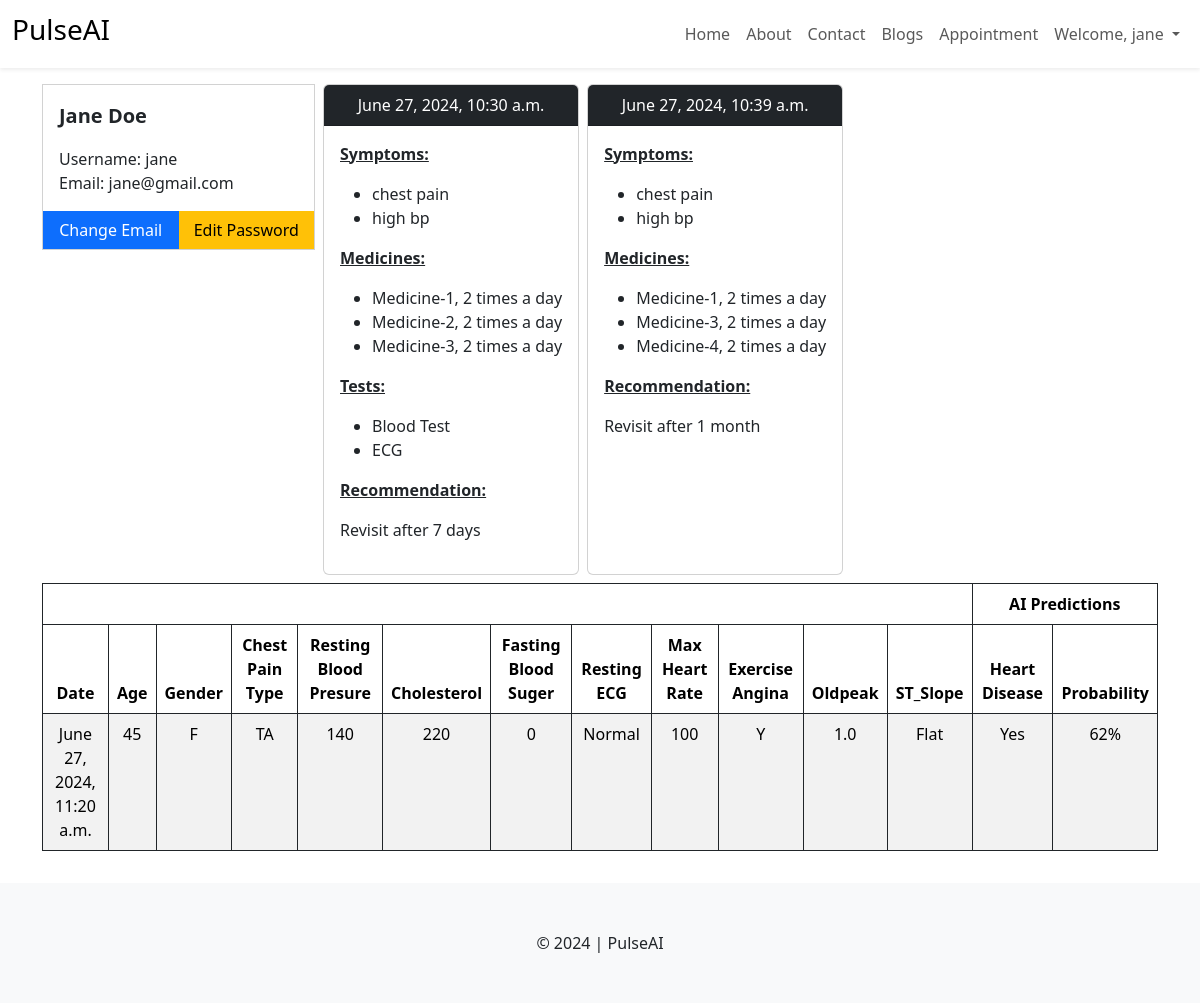
The page /patient/profile/ (signed in) on the database its author committed.
### patient/models.py (models this page shows, shortened)
class Visit(models.Model):
    patient = models.ForeignKey(Patient, on_delete=models.CASCADE)
    created_at = models.DateTimeField(auto_now_add=True)
    diagnosis = models.TextField()

class HeartVital(models.Model):
    user = models.ForeignKey(User, on_delete=models.CASCADE)
    created_at = models.DateTimeField(auto_now_add=True)
    Age = models.IntegerField()
    Sex = models.CharField(max_length=255, choices=GENDER_OPTIONS)
    ChestPainType = models.CharField(max_length=255, choices=CHEST_PAIN_OPTIONS, verbose_name='Chest Pain Type')
    RestingBP = models.IntegerField(verbose_name='Resting Blood Presure (60-220)')
    Cholesterol = models.IntegerField()
    FastingBS = models.CharField(max_length=255, choices=BLOOD_SUGER_OPTIONS, verbose_name='Fasting Blood Suger (60 - 900)')
    RestingECG = models.CharField(max_length=255, choices=RESTING_ECG_OPTIONS, verbose_name='Resting ECG Condition')
    MaxHR = models.IntegerField(verbose_name='Maximum Heart Rate (60 - 220)')
    ExerciseAngina = models.CharField(max_length=255, choices=EXERCISE_ANGINA_OPTIONS, verbose_name='Exercise Angina')
    Oldpeak = models.FloatField(verbose_name='Oldpeak(-2.5 - +2.5)')
    ST_Slope = models.CharField(max_length=255, choices=ST_SLOPE_OPTIONS)
    heart_disease = models.CharField(max_length=255, blank=True)
    prediction_probability = models.CharField(max_length=255, blank=True)

### patient/views.py (the view)
# urls.py: path("profile/", views.profile, name="profile"),
def profile(request):
    heart_vitals = HeartVital.objects.filter(user=request.user)
    visits = {}
    if Patient.objects.filter(patient=request.user).exists():
        patient = Patient.objects.get(patient=request.user)
        visits = Visit.objects.filter(patient=patient)
    context = {
        'heart_vitals': heart_vitals,
        'visits': visits
    }
    return render(request, 'patient/profile.html', context)

### templates/patient/profile.html
{% extends "layout.html" %}
{% block content %}
<div class="container my-3">
    <div class="row g-2">
        <div class="col-md-3">
            <div class="card rounded-0">
                <div class="card-body">
                    <p class="lead fw-bold">{{user.first_name}} {{user.last_name}}</p>
                    <p class="mb-0">Username: {{user.username}}</p>
                    <p class="mb-0">Email: {{user.email}}</p>
                </div>
                <div class="d-flex">
                    <a href="" class="btn btn-primary w-50 rounded-0">Change Email</a>
                    <a href="" class="btn btn-warning w-50 rounded-0">Edit Password</a>
                </div>
            </div>
        </div>
        <div class="col-md-9 d-flex flex-wrap gap-2">
            {% for visit in visits %}
            <div class="card">
                <div class="card-header bg-dark text-white text-center">
                    {{visit.created_at}}
                </div>
                <div class="card-body">
                    {{visit.diagnosis|safe}}
                </div>
            </div>
            {% endfor %}
        </div>
    </div>
    <div class="row my-2">
        <div class="col-md-12">
            <div class="table-responsive">
                <table class="table table-striped table-bordered border-dark text-center">
                    <thead>
                        <tr>
                            <th colspan="12"></th>
                            <th colspan="2">AI Predictions</th>
                        </tr>
                        <tr>
                            <th>Date</th>
                            <th>Age</th>
                            <th>Gender</th>
                            <th>Chest Pain Type</th>
                            <th>Resting Blood Presure</th>
                            <th>Cholesterol</th>
                            <th>Fasting Blood Suger</th>
                            <th>Resting ECG</th>
                            <th>Max Heart Rate</th>
                            <th>Exercise Angina</th>
                            <th>Oldpeak</th>
                            <th>ST_Slope</th>
                            <th>Heart Disease</th>
                            <th>Probability</th>
                        </tr>
                    </thead>
                    <tbody>
                        {% for hv in heart_vitals  %}
                        <tr>
                            <td>{{hv.created_at}}</td>
                            <td>{{hv.Age}}</td>
                            <td>{{hv.Sex}}</td>
                            <td>{{hv.ChestPainType}}</td>
                            <td>{{hv.RestingBP}}</td>
                            <td>{{hv.Cholesterol}}</td>
                            <td>{{hv.FastingBS}}</td>
                            <td>{{hv.RestingECG}}</td>
                            <td>{{hv.MaxHR}}</td>
                            <td>{{hv.ExerciseAngina}}</td>
                            <td>{{hv.Oldpeak}}</td>
                            <td>{{hv.ST_Slope}}</td>
                            <td>{{hv.heart_disease}}</td>
                            <td>{{hv.prediction_probability}}</td>
                        </tr>
                        {% endfor %}
                    </tbody>
                </table>
            </div>
        </div>
    </div>
</div>
{% endblock %}

### templates/layout.html (shortened to what this page needs)
{% load static %}
<!DOCTYPE html>
<html lang="en">
<head>
    <link rel="stylesheet" href="https://cdnjs.cloudflare.com/ajax/libs/font-awesome/6.5.2/css/all.min.css" />
    <link rel="stylesheet" href="{% static "css/bootstrap.min.css" %}">
    <link rel="stylesheet" href="{% static "css/style.css" %}">
</head>
<body>
    <nav class="navbar navbar-expand-lg mb-1 shadow-sm">
        <div class="container-fluid">
          <a class="navbar-brand" href="#">
            <h3>PulseAI</h3>
          </a>
          <div class="collapse navbar-collapse" id="navbarNav">
            <ul class="navbar-nav ms-auto">
              <li class="nav-item">
                <a class="nav-link" href="{% url "home" %}">Home</a>
              </li>
              <li class="nav-item">
                <a class="nav-link" href="{% url "about" %}">About</a>
              </li>
              <li class="nav-item">
                <a class="nav-link" href="{% url "contact" %}">Contact</a>
              </li>
              <li class="nav-item">
                <a class="nav-link" href="{% url "blogs" %}">Blogs</a>
              </li>
              {% if user.is_authenticated %}
              <li class="nav-item">
                <a class="nav-link" href="{% url "appointment" %}">Appointment</a>
              </li>
              <li class="nav-item dropdown">
                <a class="nav-link dropdown-toggle" href="#" role="button" data-bs-toggle="dropdown" aria-expanded="false">
                  Welcome, {{user.username}}
                </a>
              </li>
              {% endif %}
            </ul>
          </div>
        </div>
      </nav>
    {% block content %}
    {% endblock %}
    <footer class="bg-light py-5 text-center mt-3">
        &copy; 2024 | PulseAI
    </footer>
</body>
</html>

### rows shown on the page
Visit: created_at "June 27, 2024, 10:30 a.m.", diagnosis "Symptoms: chest pain high bp Medicines: Medicine-1, 2 times a day Medicine-2, 2 times a day Medicine-3, 2 times a day Tests: Blood Test ECG Recommendation: Revisit after 7 days"
Visit: created_at "June 27, 2024, 10:39 a.m.", diagnosis "Symptoms: chest pain high bp Medicines: Medicine-1, 2 times a day Medicine-3, 2 times a day Medicine-4, 2 times a day Recommendation: Revisit after 1 month"
HeartVital: created_at "June 27, 2024, 11:20 a.m.", Age "45", Sex "F", ChestPainType "TA", RestingBP "140", Cholesterol "220", FastingBS "0", RestingECG "Normal", MaxHR "100", ExerciseAngina "Y", Oldpeak "1.0", ST_Slope "Flat", heart_disease "Yes", prediction_probability "62%"

### other values the page prints
{{ user.username }} "jane"
{{ user.first_name }} "Jane"
{{ user.last_name }} "Doe"
{{ user.email }} "jane@gmail.com"
